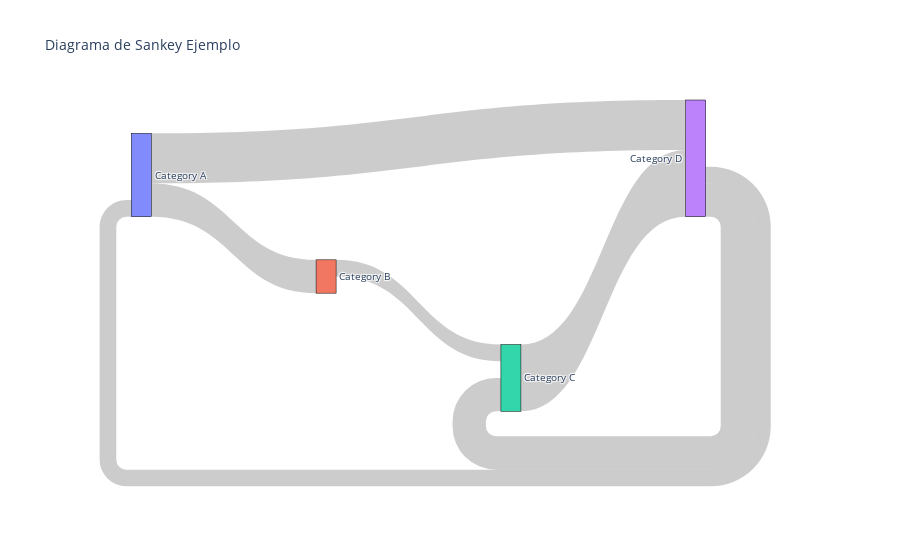

Notebook code for this chart:
### Code cell


### Figure 1 — Plotly figure (JSON) as saved in the notebook; plotly's stock layout.template omitted (floating-point values rounded to 4 significant figures)
{"data": [{"link": {"source": [0, 1, 0, 2, 3, 3], "target": [1, 2, 3, 3, 0, 2], "value": [10, 5, 15, 20, 5, 10]}, "node": {"label": ["Category A", "Category B", "Category C", "Category D"], "line": {"color": "black", "width": 0.5}, "pad": 15, "thickness": 20}, "type": "sankey"}], "layout": {"font": {"size": 10}, "title": {"text": "Diagrama de Sankey Ejemplo"}}}
